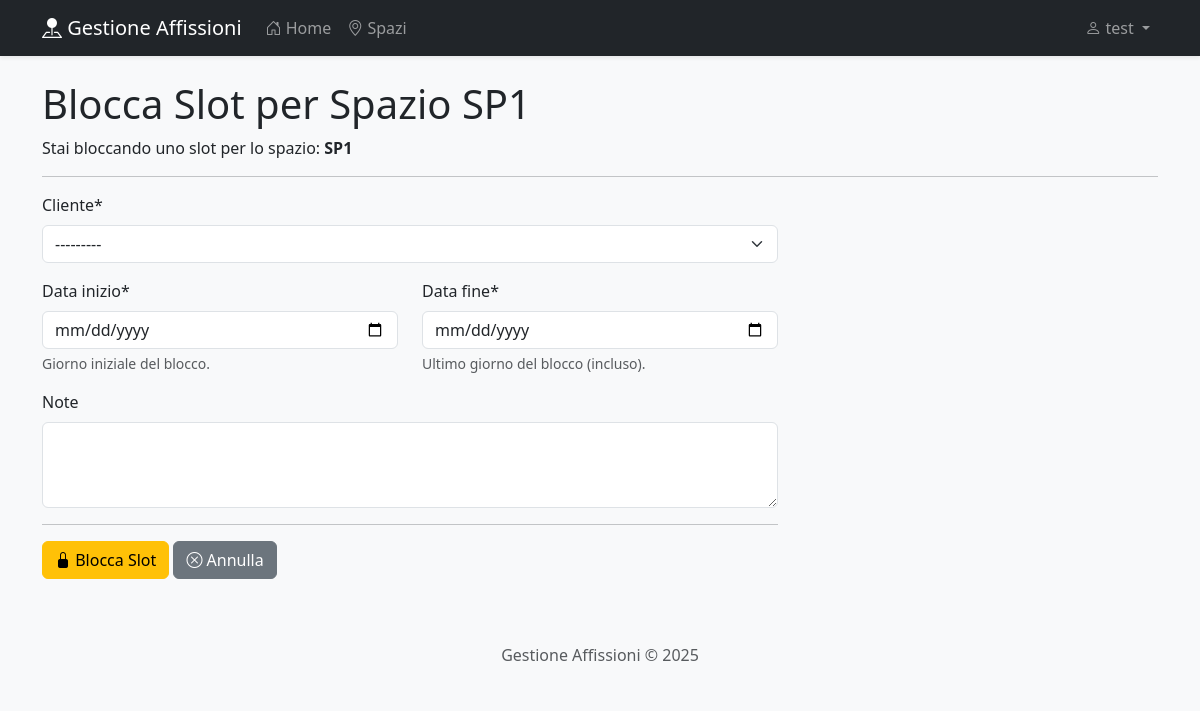
/spazi/1/blocca/ (signed in), run on an earlier commit of the app's database.
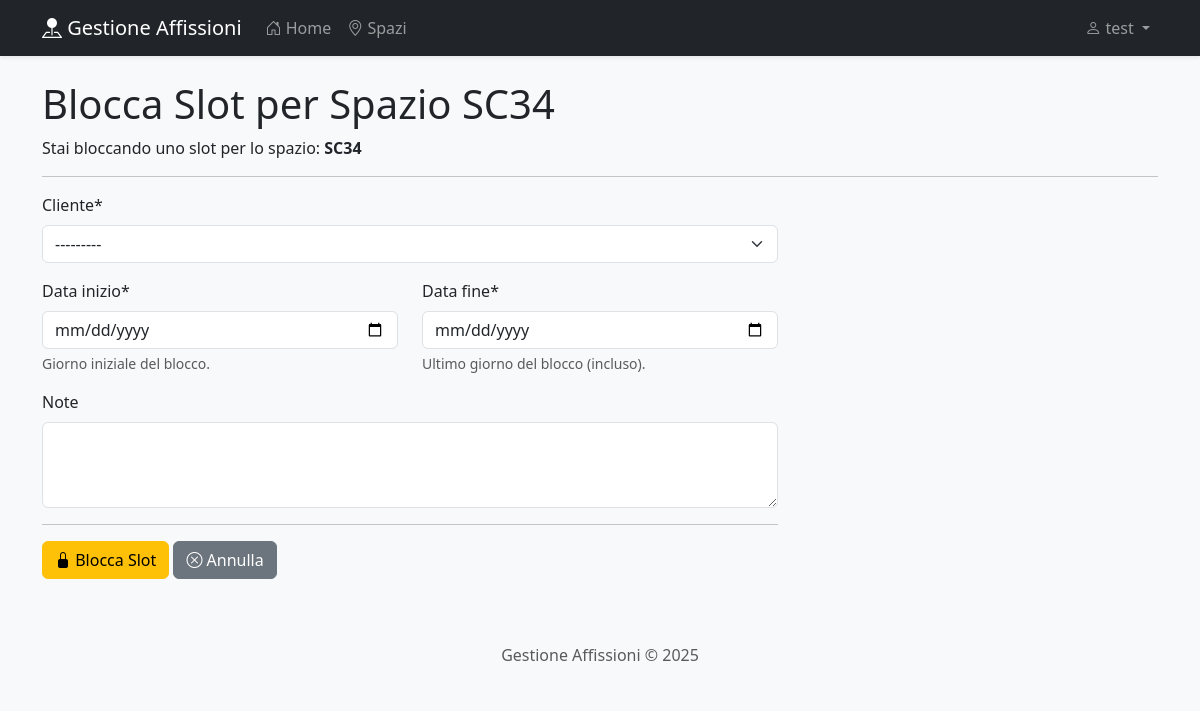
And on a later commit of the database.
### gestione/models.py (models this page shows, shortened)
class SpazioPubblicitario(models.Model):
    TIPOLOGIA_CHOICES = [
        ('cartellone', _('Cartellone Stradale')),
        ('pensilina', _('Pensilina Autobus')),
        ('transenna', _('Transenna Parapedonale')),
        ('altro', _('Altro')),
    ]
    identificativo = models.CharField(_("Identificativo Univoco"), max_length=50, unique=True, help_text=_("Es. BS-001, MI-P05"))
    descrizione = models.CharField(_("Descrizione Breve"), max_length=200, blank=True, null=True)
    posizione_indirizzo = models.TextField(_("Posizione (Indirizzo)"), help_text=_("Indirizzo completo dello spazio"))
    posizione_lat = models.DecimalField(_("Latitudine"), max_digits=9, decimal_places=6, blank=True, null=True, help_text=_("Coordinate geografiche (opzionale)"))
    posizione_lon = models.DecimalField(_("Longitudine"), max_digits=9, decimal_places=6, blank=True, null=True, help_text=_("Coordinate geografiche (opzionale)"))
    dimensioni = models.CharField(_("Dimensioni"), max_length=50, blank=True, null=True, help_text=_("Es. 6x3m, 100x140cm"))
    tipologia = models.CharField(_("Tipologia"), max_length=50, choices=TIPOLOGIA_CHOICES, default='cartellone')
    note = models.TextField(_("Altre Caratteristiche Rilevanti"), blank=True, null=True)
    attivo = models.BooleanField(_("Attivo"), default=True, help_text=_("Indica se lo spazio è attualmente utilizzabile"))
    data_creazione = models.DateTimeField(auto_now_add=True)
    data_modifica = models.DateTimeField(auto_now=True)
    class Meta:
        verbose_name = _("Spazio Pubblicitario")
        verbose_name_plural = _("Spazi Pubblicitari")
        ordering = ['identificativo']

### gestione/views.py (the view)
# urls.py: path('spazi/<int:spazio_pk>/blocca/', views.blocco_slot_generico_view, name='blocca_slot_generico'),
@login_required
def blocco_slot_generico_view(request, spazio_pk):
    can_block = request.user.groups.filter(name='Venditori').exists() or \
                request.user.is_staff or \
                request.user.groups.filter(name='Amministratori').exists()
    if not can_block:
        messages.error(request, "Non hai i permessi per bloccare uno slot.")
        if request.user.groups.filter(name='Installatori').exists():
            return redirect(reverse('gestione:installatore_task_list'))
        return redirect(reverse('gestione:home'))
    spazio = get_object_or_404(SpazioPubblicitario, pk=spazio_pk)
    if request.method == 'POST':
        form = AffissioneBlockForm(request.POST, spazio=spazio)
        if form.is_valid():
            affissione = form.save(commit=False)
            affissione.spazio = spazio
            affissione.stato = 'Bloccato'
            affissione.utente_creazione = request.user
            affissione.save()
            messages.success(request, f"Slot dal {affissione.data_inizio.strftime('%d/%m/%Y')} al {affissione.data_fine.strftime('%d/%m/%Y')} bloccato con successo per {affissione.cliente}.")
            return redirect(reverse('gestione:spazio_calendario', kwargs={
                'pk': spazio.pk,
                'year': affissione.data_inizio.year,
                'month': affissione.data_inizio.month
            }))
        else:
             messages.error(request, "Errore nel form. Controlla i campi.")
    else: # GET Request
        form = AffissioneBlockForm(spazio=spazio) # Form vuoto
    context = {
        'form': form,
        'spazio': spazio,
        'titolo_pagina': f"Blocca Slot per Spazio {spazio.identificativo}"
    }
    return render(request, 'gestione/blocco_slot_form.html', context)

### gestione/forms.py (shortened to what this page needs)
class AffissioneBlockForm(forms.ModelForm):
    cliente = forms.ModelChoiceField(
        queryset=Cliente.objects.order_by('ragione_sociale', 'nome_cognome'),
        widget=forms.Select(attrs={'class': 'form-select'})
    )
    data_inizio = forms.DateField(
        widget=forms.DateInput(attrs={'type': 'date', 'class': 'form-control'}),
    )
    data_fine = forms.DateField(
        widget=forms.DateInput(attrs={'type': 'date', 'class': 'form-control'})
    )
    note = forms.CharField(
        widget=forms.Textarea(attrs={'rows': 3, 'class': 'form-control'}),
        required=False
    )
    class Meta:
        model = Affissione
        fields = ['cliente', 'data_inizio', 'data_fine', 'note']
    def __init__(self, *args, **kwargs):
        self.spazio = kwargs.pop('spazio', None)
        if not self.spazio:
             raise ValueError("È necessario fornire uno Spazio Pubblicitario al form.")
        super().__init__(*args, **kwargs)

### gestione/models.py (called while the page is built)
    def __str__(self):
        return self.ragione_sociale or self.nome_cognome or f"Cliente ID: {self.pk}"

### gestione/templates/gestione/blocco_slot_form.html (shortened to what this page needs)
{% extends "base.html" %}
{% load static %}
{% block content %}
<h1>{{ titolo_pagina|default:"Blocca Slot Pubblicitario" }}</h1>
<p>Stai bloccando uno slot per lo spazio: <strong>{{ spazio.identificativo }}</strong></p>
<hr>
<div class="row">
    <div class="col-md-8">
        <form method="post" novalidate>
            <div class="mb-3">
                <label for="{{ form.cliente.id_for_label }}" class="form-label">{{ form.cliente.label }}*</label>
                {{ form.cliente }}
            </div>
            <div class="row mb-3">
                <div class="col">
                    <label for="{{ form.data_inizio.id_for_label }}" class="form-label">{{ form.data_inizio.label }}*</label>
                    {{ form.data_inizio }}
                     {% if form.data_inizio.errors %}
                        <div class="invalid-feedback d-block">{% for error in form.data_inizio.errors %}{{ error }}{% endfor %}</div>
                     {% else %}
                         <div class="form-text">{{ form.data_inizio.help_text|default:"Giorno iniziale del blocco." }}</div>
                     {% endif %}
                </div>
                <div class="col">
                    <label for="{{ form.data_fine.id_for_label }}" class="form-label">{{ form.data_fine.label }}*</label>
                    {{ form.data_fine }}
                     {% if form.data_fine.errors %}
                        <div class="invalid-feedback d-block">{% for error in form.data_fine.errors %}{{ error }}{% endfor %}</div>
                     {% else %}
                         <div class="form-text">{{ form.data_fine.help_text|default:"Ultimo giorno del blocco (incluso)." }}</div>
                     {% endif %}
                </div>
            </div>
            <div class="mb-3">
                <label for="{{ form.note.id_for_label }}" class="form-label">{{ form.note.label }}</label>
                {{ form.note }}
            </div>
            <hr>
            <button type="submit" class="btn btn-warning">
                 <i class="bi bi-lock-fill"></i> Blocca Slot
            </button>
            <a href="{% url 'gestione:spazio_calendario' pk=spazio.pk %}" class="btn btn-secondary">
                 <i class="bi bi-x-circle"></i> Annulla
            </a>
        </form>
    </div>
</div>
{% endblock %}

What changed in the data, as far as the page shows it:
changed SpazioPubblicitario: identificativo "SP1" → "SC34"
Also different on the page:
{{ titolo_pagina|default:"Blocca Slot Pubblicitario" }}: "Blocca Slot per Spazio SP1" → "Blocca Slot per Spazio SC34"
